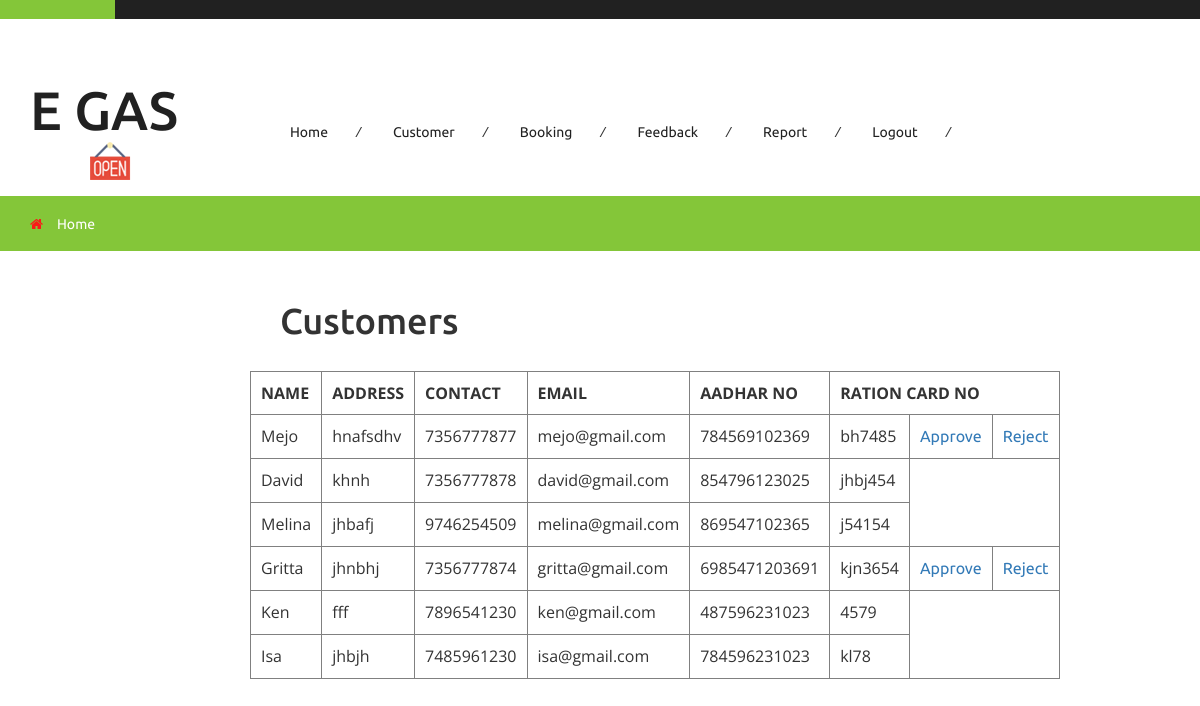
Screenshot of /admin/customer.php with the database file from the repository.
### tables this page shows
CREATE TABLE IF NOT EXISTS `tblcustomer` (
  `cName` varchar(50) NOT NULL,
  `cAddress` varchar(100) NOT NULL,
  `cContact` varchar(50) NOT NULL,
  `cEmail` varchar(50) NOT NULL,
  `cAadhar` varchar(50) NOT NULL,
  `cRation` varchar(50) NOT NULL,
  `cType` varchar(50) NOT NULL,
  `consumerno` varchar(50) DEFAULT NULL,
  PRIMARY KEY (`cContact`)
);

### admin/customer.php (the view, shortened to what this page needs)
<?php
include '../connection.php';
include 'header.php';
?>
<div style="margin: 50px 150px 50px 250px;">
    <h1 style="margin: 30px;">Customers</h1>
    <table border="1">
         <tr>
                <th>NAME</th>
                <th>ADDRESS</th>
                <th>CONTACT</th>
                <th>EMAIL</th>
                <th>AADHAR NO</th>
                <th colspan="3">RATION CARD NO</th>
            </tr>
            <?php
            $q="select * from tblcustomer where cContact in (select uname from tbllogin)";
            $s= mysqli_query($conn, $q);
            while($r= mysqli_fetch_array($s))
            {
                echo '<tr>';
                echo '<td>'.$r[0].'</td>';
                echo '<td>'.$r[1].'</td>';
                echo '<td>'.$r[2].'</td>';
                echo '<td>'.$r[3].'</td>';
                echo '<td>'.$r[4].'</td>';
                echo '<td>'.$r[5].'</td>';
                $q1="select status from tbllogin where uname='".$r[2]."'";
                $s1= mysqli_query($conn, $q1);
                $r1= mysqli_fetch_array($s1);
                if($r1[0]=="0")
                {
                    echo '<td><a href="approvecustomer.php?id='.$r[2].'&status=1">Approve</a></td>';
                    echo '<td><a href="approvecustomer.php?id='.$r[2].'&status=-1">Reject</a></td>';
                }
                echo '</tr>';
            }
            ?>
    </table>
</div>

### admin/customer.php (style rules this page uses)
td,th { padding: 10px; }

### rows the page displays
tblcustomer: cName "Mejo", cAddress "hnafsdhv", cContact "7356777877", cEmail "mejo@gmail.com", cAadhar "784569102369", cRation "bh7485"
tblcustomer: cName "David", cAddress "khnh", cContact "7356777878", cEmail "david@gmail.com", cAadhar "854796123025", cRation "jhbj454"
tblcustomer: cName "Melina", cAddress "jhbafj", cContact "9746254509", cEmail "melina@gmail.com", cAadhar "869547102365", cRation "j54154"
tblcustomer: cName "Gritta", cAddress "jhnbhj", cContact "7356777874", cEmail "gritta@gmail.com", cAadhar "6985471203691", cRation "kjn3654"
tblcustomer: cName "Ken", cAddress "fff", cContact "7896541230", cEmail "ken@gmail.com", cAadhar "487596231023", cRation "4579"
tblcustomer: cName "Isa", cAddress "jhbjh", cContact "7485961230", cEmail "isa@gmail.com", cAadhar "784596231023", cRation "kl78"
